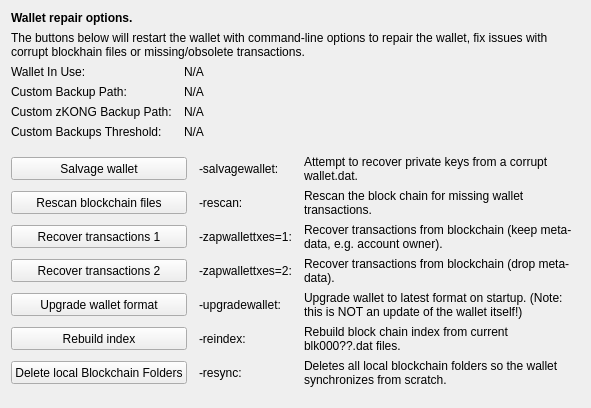
     <widget class="QWidget" name="tab_repair">
      <attribute name="title">
       <string>&amp;Wallet Repair</string>
      </attribute>
      <layout class="QGridLayout" name="gridLayout_4" columnstretch="0,0,0,0">
       <property name="horizontalSpacing">
        <number>12</number>
       </property>
       <item row="0" column="0" colspan="4">
        <widget class="QLabel" name="label_repair_header">
         <property name="font">
          <font>
           <weight>75</weight>
           <bold>true</bold>
          </font>
         </property>
         <property name="text">
          <string>Wallet repair options.</string>
         </property>
        </widget>
       </item>
       <item row="1" column="0" colspan="4">
        <widget class="QLabel" name="label_repair_helptext">
         <property name="font">
          <font>
           <weight>50</weight>
           <bold>false</bold>
          </font>
         </property>
         <property name="text">
          <string>The buttons below will restart the wallet with command-line options to repair the wallet, fix issues with corrupt blockhain files or missing/obsolete transactions.</string>
         </property>
         <property name="wordWrap">
          <bool>true</bool>
         </property>
        </widget>
       </item>
       <item row="2" column="0">
        <widget class="QLabel" name="wallet_path_label">
         <property name="text">
          <string>Wallet In Use:</string>
         </property>
        </widget>
       </item>
       <item row="2" column="1" colspan="3">
        <widget class="QLabel" name="wallet_path">
         <property name="cursor">
          <cursorShape>IBeamCursor</cursorShape>
         </property>
         <property name="text">
          <string>N/A</string>
         </property>
         <property name="textFormat">
          <enum>Qt::PlainText</enum>
         </property>
         <property name="textInteractionFlags">
          <set>Qt::LinksAccessibleByMouse|Qt::TextSelectableByKeyboard|Qt::TextSelectableByMouse</set>
         </property>
        </widget>
       </item>
       <item row="3" column="0">
        <widget class="QLabel" name="wallet_custombackuppath_label">
         <property name="text">
          <string>Custom Backup Path:</string>
         </property>
         <property name="visible">
          <bool>false</bool>
         </property>
        </widget>
       </item>
       <item row="3" column="1" colspan="3">
        <widget class="QLabel" name="wallet_custombackuppath">
         <property name="cursor">
          <cursorShape>IBeamCursor</cursorShape>
         </property>
         <property name="text">
          <string>N/A</string>
         </property>
         <property name="textFormat">
          <enum>Qt::PlainText</enum>
         </property>
         <property name="textInteractionFlags">
          <set>Qt::LinksAccessibleByMouse|Qt::TextSelectableByKeyboard|Qt::TextSelectableByMouse</set>
         </property>
         <property name="visible">
          <bool>false</bool>
         </property>
        </widget>
       </item>
       <item row="4" column="0">
        <widget class="QLabel" name="wallet_customzkongbackuppath_label">
         <property name="text">
          <string>Custom zKONG Backup Path:</string>
         </property>
         <property name="visible">
          <bool>false</bool>
         </property>
        </widget>
       </item>
       <item row="4" column="1" colspan="3">
        <widget class="QLabel" name="wallet_customzkongbackuppath">
         <property name="cursor">
          <cursorShape>IBeamCursor</cursorShape>
         </property>
         <property name="text">
          <string>N/A</string>
         </property>
         <property name="textFormat">
          <enum>Qt::PlainText</enum>
         </property>
         <property name="textInteractionFlags">
          <set>Qt::LinksAccessibleByMouse|Qt::TextSelectableByKeyboard|Qt::TextSelectableByMouse</set>
         </property>
         <property name="visible">
          <bool>false</bool>
         </property>
        </widget>
       </item>
       <item row="5" column="0">
        <widget class="QLabel" name="wallet_custombackupthreshold_label">
         <property name="text">
          <string>Custom Backups Threshold:</string>
         </property>
         <property name="visible">
          <bool>false</bool>
         </property>
        </widget>
       </item>
       <item row="5" column="1" colspan="3">
        <widget class="QLabel" name="wallet_custombackupthreshold">
         <property name="cursor">
          <cursorShape>IBeamCursor</cursorShape>
         </property>
         <property name="text">
          <string>N/A</string>
         </property>
         <property name="textFormat">
          <enum>Qt::PlainText</enum>
         </property>
         <property name="textInteractionFlags">
          <set>Qt::LinksAccessibleByMouse|Qt::TextSelectableByKeyboard|Qt::TextSelectableByMouse</set>
         </property>
         <property name="visible">
          <bool>false</bool>
         </property>
        </widget>
       </item>
       <item row="6" column="0">
        <spacer name="verticalSpacer_repair1">
         <property name="orientation">
          <enum>Qt::Vertical</enum>
         </property>
         <property name="sizeHint" stdset="0">
          <size>
           <width>10</width>
           <height>10</height>
          </size>
         </property>
        </spacer>
       </item>
       <item row="7" column="0" colspan="2">
        <widget class="QPushButton" name="btn_salvagewallet">
         <property name="minimumSize">
          <size>
           <width>100</width>
           <height>23</height>
          </size>
         </property>
         <property name="text">
          <string>Salvage wallet</string>
         </property>
        </widget>
       </item>
       <item row="7" column="2">
        <widget class="QLabel" name="label_repair_salvage_command">
         <property name="text">
          <string notr="true">-salvagewallet:</string>
         </property>
        </widget>
       </item>
       <item row="7" column="3">
        <widget class="QLabel" name="label_repair_salvage">
         <property name="text">
          <string>Attempt to recover private keys from a corrupt wallet.dat.</string>
         </property>
         <property name="wordWrap">
          <bool>true</bool>
         </property>
        </widget>
       </item>
       <item row="8" column="0" colspan="2">
        <widget class="QPushButton" name="btn_rescan">
         <property name="minimumSize">
          <size>
           <width>100</width>
           <height>23</height>
          </size>
         </property>
         <property name="text">
          <string>Rescan blockchain files</string>
         </property>
        </widget>
       </item>
       <item row="8" column="2">
        <widget class="QLabel" name="label_repair_rescan_command">
         <property name="text">
          <string notr="true">-rescan:</string>
         </property>
        </widget>
       </item>
       <item row="8" column="3">
        <widget class="QLabel" name="label_repair_rescan">
         <property name="text">
          <string>Rescan the block chain for missing wallet transactions.</string>
         </property>
         <property name="wordWrap">
          <bool>true</bool>
         </property>
        </widget>
       </item>
       <item row="9" column="0" colspan="2">
        <widget class="QPushButton" name="btn_zapwallettxes1">
         <property name="minimumSize">
          <size>
           <width>100</width>
           <height>23</height>
          </size>
         </property>
         <property name="text">
          <string>Recover transactions 1</string>
         </property>
        </widget>
       </item>
       <item row="9" column="2">
        <widget class="QLabel" name="label_repair_zap1_command">
         <property name="text">
          <string notr="true">-zapwallettxes=1:</string>
         </property>
        </widget>
       </item>
       <item row="9" column="3">
        <widget class="QLabel" name="label_repair_zap1">
         <property name="text">
          <string>Recover transactions from blockchain (keep meta-data, e.g. account owner).</string>
         </property>
         <property name="wordWrap">
          <bool>true</bool>
         </property>
        </widget>
       </item>
       <item row="10" column="0" colspan="2">
        <widget class="QPushButton" name="btn_zapwallettxes2">
         <property name="minimumSize">
          <size>
           <width>100</width>
           <height>23</height>
          </size>
         </property>
         <property name="text">
          <string>Recover transactions 2</string>
         </property>
        </widget>
       </item>
       <item row="10" column="2">
        <widget class="QLabel" name="label_repair_zap2_command">
         <property name="text">
          <string notr="true">-zapwallettxes=2:</string>
         </property>
        </widget>
       </item>
       <item row="10" column="3">
        <widget class="QLabel" name="label_repair_zap2">
         <property name="text">
          <string>Recover transactions from blockchain (drop meta-data).</string>
         </property>
         <property name="wordWrap">
          <bool>true</bool>
         </property>
        </widget>
       </item>
       <item row="11" column="0" colspan="2">
        <widget class="QPushButton" name="btn_upgradewallet">
         <property name="minimumSize">
          <size>
           <width>100</width>
           <height>23</height>
          </size>
         </property>
         <property name="text">
          <string>Upgrade wallet format</string>
         </property>
        </widget>
       </item>
       <item row="11" column="2">
        <widget class="QLabel" name="label_repair_upgrade_command">
         <property name="text">
          <string notr="true">-upgradewallet:</string>
         </property>
        </widget>
       </item>
       <item row="11" column="3">
        <widget class="QLabel" name="label_repair_upgrade">
         <property name="text">
          <string>Upgrade wallet to latest format on startup. (Note: this is NOT an update of the wallet itself!)</string>
         </property>
         <property name="wordWrap">
          <bool>true</bool>
         </property>
        </widget>
       </item>
       <item row="12" column="0" colspan="2">
        <widget class="QPushButton" name="btn_reindex">
         <property name="minimumSize">
          <size>
           <width>100</width>
           <height>23</height>
          </size>
         </property>
         <property name="text">
          <string>Rebuild index</string>
         </property>
        </widget>
       </item>
       <item row="12" column="2">
        <widget class="QLabel" name="label_repair_reindex_command">
         <property name="text">
          <string notr="true">-reindex:</string>
         </property>
        </widget>
       </item>
       <item row="12" column="3">
        <widget class="QLabel" name="label_repair_reindex">
         <property name="text">
          <string>Rebuild block chain index from current blk000??.dat files.</string>
         </property>
         <property name="wordWrap">
          <bool>true</bool>
         </property>
        </widget>
       </item>
       <item row="13" column="0" colspan="2">
        <widget class="QPushButton" name="btn_resync">
         <property name="minimumSize">
          <size>
           <width>100</width>
           <height>23</height>
          </size>
         </property>
         <property name="text">
          <string>Delete local Blockchain Folders</string>
         </property>
        </widget>
       </item>
       <item row="13" column="2">
        <widget class="QLabel" name="label_repair_resync_command">
         <property name="text">
          <string>-resync:</string>
         </property>
        </widget>
       </item>
       <item row="13" column="3">
        <widget class="QLabel" name="label_repair_resync">
         <property name="text">
          <string>Deletes all local blockchain folders so the wallet synchronizes from scratch.</string>
         </property>
         <property name="wordWrap">
          <bool>true</bool>
         </property>
        </widget>
       </item>
       <item row="14" column="0">
        <spacer name="verticalSpacer_repair2">
         <property name="orientation">
          <enum>Qt::Vertical</enum>
         </property>
         <property name="sizeHint" stdset="0">
          <size>
           <width>20</width>
           <height>10</height>
          </size>
         </property>
        </spacer>
       </item>
      </layout>
     </widget>
